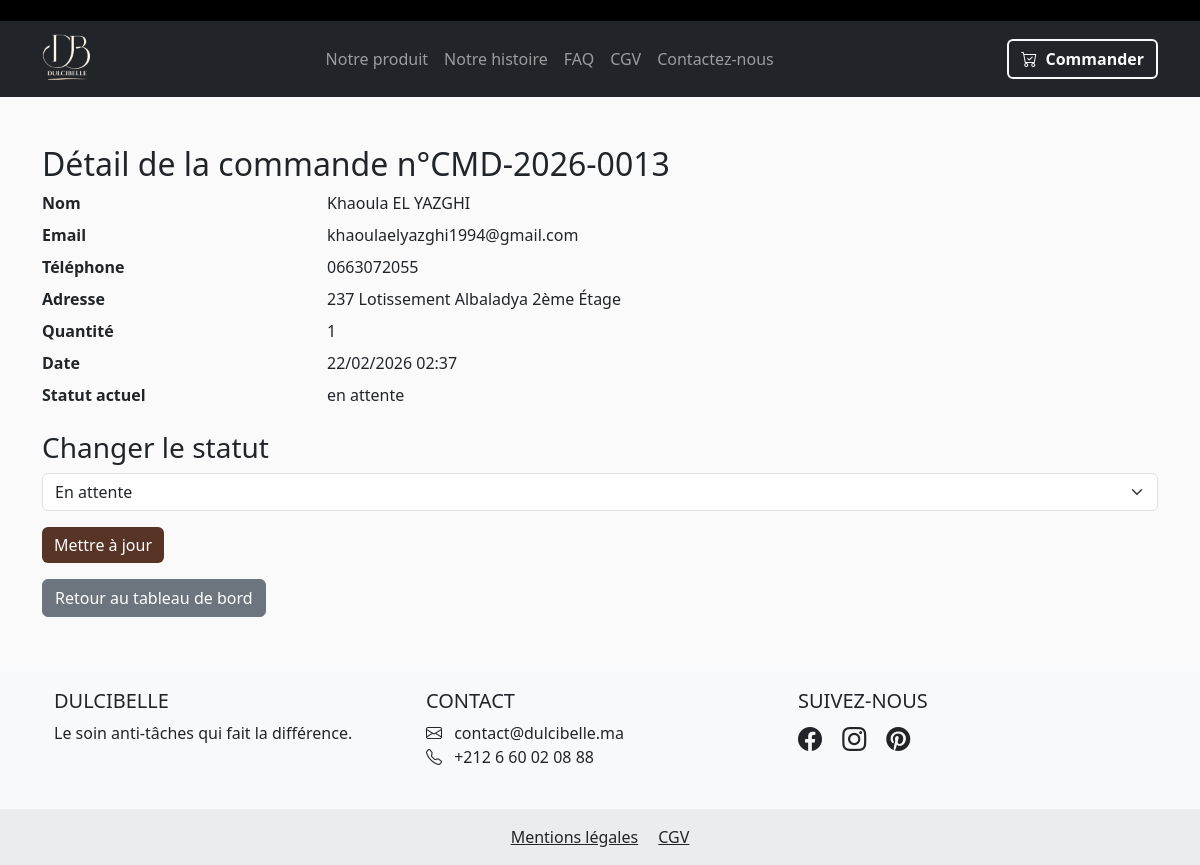
Screenshot of /admin/commande/13 (signed in) with the database file from the repository.
### models.py (models this page shows, shortened)
class Commande(db.Model):
    id = db.Column(db.Integer, primary_key=True)
    nom = db.Column(db.String(50), nullable=False)
    prenom = db.Column(db.String(50), nullable=False)
    adresse = db.Column(db.String(200), nullable=False)
    telephone = db.Column(db.String(20), nullable=False)
    quantite = db.Column(db.Integer, default=1)
    date_commande = db.Column(db.DateTime, default=datetime.utcnow)
    statut = db.Column(db.String(20), default='en attente')
    email = db.Column(db.String(100), nullable=False)
    numero = db.Column(db.String(20), unique=True)

### app.py (the view)
@app.route('/admin/commande/<int:id>')
@login_required
def admin_commande_detail(id):
    commande = Commande.query.get_or_404(id)
    return render_template('admin_commande_detail.html', commande=commande)

### app.py (called while the page is built)
def login_required(f):
    @wraps(f)
    def decorated_function(*args, **kwargs):
        if not session.get('admin_logged_in'):
            flash('Veuillez vous connecter pour accéder à cette page.', 'danger')
            return redirect(url_for('admin_login'))
        return f(*args, **kwargs)
    return decorated_function

### templates/admin_commande_detail.html (shortened to what this page needs)
{% extends "base.html" %}
{% block content %}
<div class="container mt-5">
    <h2>Détail de la commande n°{{ commande.numero }}</h2>
    <dl class="row">
        <dt class="col-sm-3">Nom</dt>
        <dd class="col-sm-9">{{ commande.prenom }} {{ commande.nom }}</dd>
        <dt class="col-sm-3">Email</dt>
        <dd class="col-sm-9">{{ commande.email }}</dd>
        <dt class="col-sm-3">Téléphone</dt>
        <dd class="col-sm-9">{{ commande.telephone }}</dd>
        <dt class="col-sm-3">Adresse</dt>
        <dd class="col-sm-9">{{ commande.adresse }}</dd>
        <dt class="col-sm-3">Quantité</dt>
        <dd class="col-sm-9">{{ commande.quantite }}</dd>
        <dt class="col-sm-3">Date</dt>
        <dd class="col-sm-9">{{ commande.date_commande.strftime('%d/%m/%Y %H:%M') }}</dd>
        <dt class="col-sm-3">Statut actuel</dt>
        <dd class="col-sm-9">{{ commande.statut }}</dd>
    </dl>
    <h3>Changer le statut</h3>
    <form method="POST" action="{{ url_for('admin_changer_statut', id=commande.id) }}">
        <div class="mb-3">
            <select name="statut" class="form-select">
                <option value="en attente" {% if commande.statut == 'en attente' %}selected{% endif %}>En attente</option>
            </select>
        </div>
        <button type="submit" class="btn btn-primary">Mettre à jour</button>
    </form>
    <a href="{{ url_for('admin_dashboard') }}" class="btn btn-secondary mt-3">Retour au tableau de bord</a>
</div>
{% endblock %}

### static/style.css (style rules this page uses)
:root { --primary-dark: #573425; --primary-gold: #7d7000; --bg-soft: #fff6ea; --accent-beige: #c2b19c; --white: #ffffff; --black: #000000; }
body { background-color: #fafafa; }
.btn-primary { background-color: var(--primary-dark) !important; border: none; transition: background-color 0.3s ease; }

### rows the page displays
Commande: numero "CMD-2026-0013", prenom "Khaoula", nom "EL YAZGHI", email "khaoulaelyazghi1994@gmail.com", telephone "0663072055", adresse "237 Lotissement Albaladya 2ème Étage", quantite "1", date_commande "22/02/2026 02:37", statut "en attente", statut "En attente"
